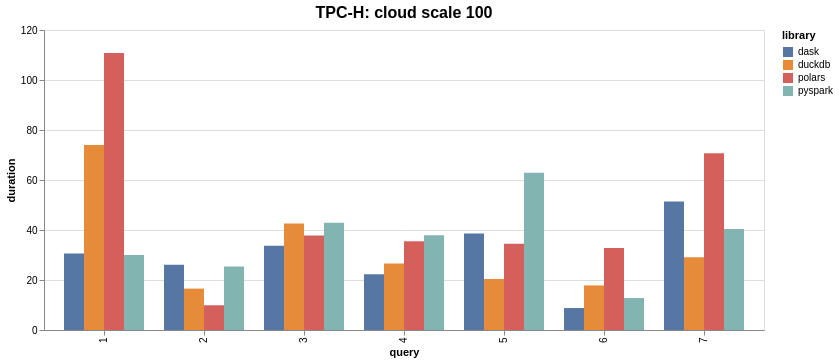

Vega-Lite specification stored for this chart:
### Vega-Lite specification from a JSON file in a GitHub repository (floating-point values rounded to 4 significant figures)
{"config": {"view": {"continuousWidth": 300, "continuousHeight": 300}, "title": {"fontSize": 16}}, "data": {"name": "data-ad35121730c034305824dfaed0e10800"}, "mark": {"type": "bar"}, "encoding": {"color": {"field": "library", "scale": {"domain": ["dask", "duckdb", "polars", "pyspark"], "range": ["#5677a4ff", "#e68b39ff", "#d4605bff", "#82b5b2ff"]}, "type": "nominal"}, "tooltip": [{"field": "library", "type": "nominal"}, {"field": "duration", "type": "quantitative"}], "x": {"field": "query", "type": "nominal"}, "xOffset": {"field": "library", "type": "nominal"}, "y": {"field": "duration", "type": "quantitative"}}, "title": "TPC-H: cloud scale 100", "$schema": "https://vega.github.io/schema/vega-lite/v5.15.1.json", "datasets": {"data-ad35121730c034305824dfaed0e10800": [{"name": "monday", "duration": 30.59, "library": "dask", "query": 1, "scale": 100}, {"name": "monday", "duration": 26.06, "library": "dask", "query": 2, "scale": 100}, {"name": "monday", "duration": 33.65, "library": "dask", "query": 3, "scale": 100}, {"name": "monday", "duration": 22.25, "library": "dask", "query": 4, "scale": 100}, {"name": "monday", "duration": 38.65, "library": "dask", "query": 5, "scale": 100}, {"name": "monday", "duration": 8.783, "library": "dask", "query": 6, "scale": 100}, {"name": "monday", "duration": 51.43, "library": "dask", "query": 7, "scale": 100}, {"name": "monday", "duration": 74.0, "library": "duckdb", "query": 1, "scale": 100}, {"name": "monday", "duration": 16.56, "library": "duckdb", "query": 2, "scale": 100}, {"name": "monday", "duration": 42.6, "library": "duckdb", "query": 3, "scale": 100}, {"name": "monday", "duration": 26.63, "library": "duckdb", "query": 4, "scale": 100}, {"name": "monday", "duration": 20.39, "library": "duckdb", "query": 5, "scale": 100}, {"name": "monday", "duration": 17.84, "library": "duckdb", "query": 6, "scale": 100}, {"name": "monday", "duration": 29.07, "library": "duckdb", "query": 7, "scale": 100}, {"name": "monday", "duration": 110.8, "library": "polars", "query": 1, "scale": 100}, {"name": "monday", "duration": 9.895, "library": "polars", "query": 2, "scale": 100}, {"name": "monday", "duration": 37.83, "library": "polars", "query": 3, "scale": 100}, {"name": "monday", "duration": 35.5, "library": "polars", "query": 4, "scale": 100}, {"name": "monday", "duration": 34.47, "library": "polars", "query": 5, "scale": 100}, {"name": "monday", "duration": 32.8, "library": "polars", "query": 6, "scale": 100}, {"name": "monday", "duration": 70.69, "library": "polars", "query": 7, "scale": 100}, {"name": "monday", "duration": 29.98, "library": "pyspark", "query": 1, "scale": 100}, {"name": "monday", "duration": 25.4, "library": "pyspark", "query": 2, "scale": 100}, {"name": "monday", "duration": 42.9, "library": "pyspark", "query": 3, "scale": 100}, {"name": "monday", "duration": 37.93, "library": "pyspark", "query": 4, "scale": 100}, {"name": "monday", "duration": 62.91, "library": "pyspark", "query": 5, "scale": 100}, {"name": "monday", "duration": 12.79, "library": "pyspark", "query": 6, "scale": 100}, {"name": "monday", "duration": 40.37, "library": "pyspark", "query": 7, "scale": 100}]}}
